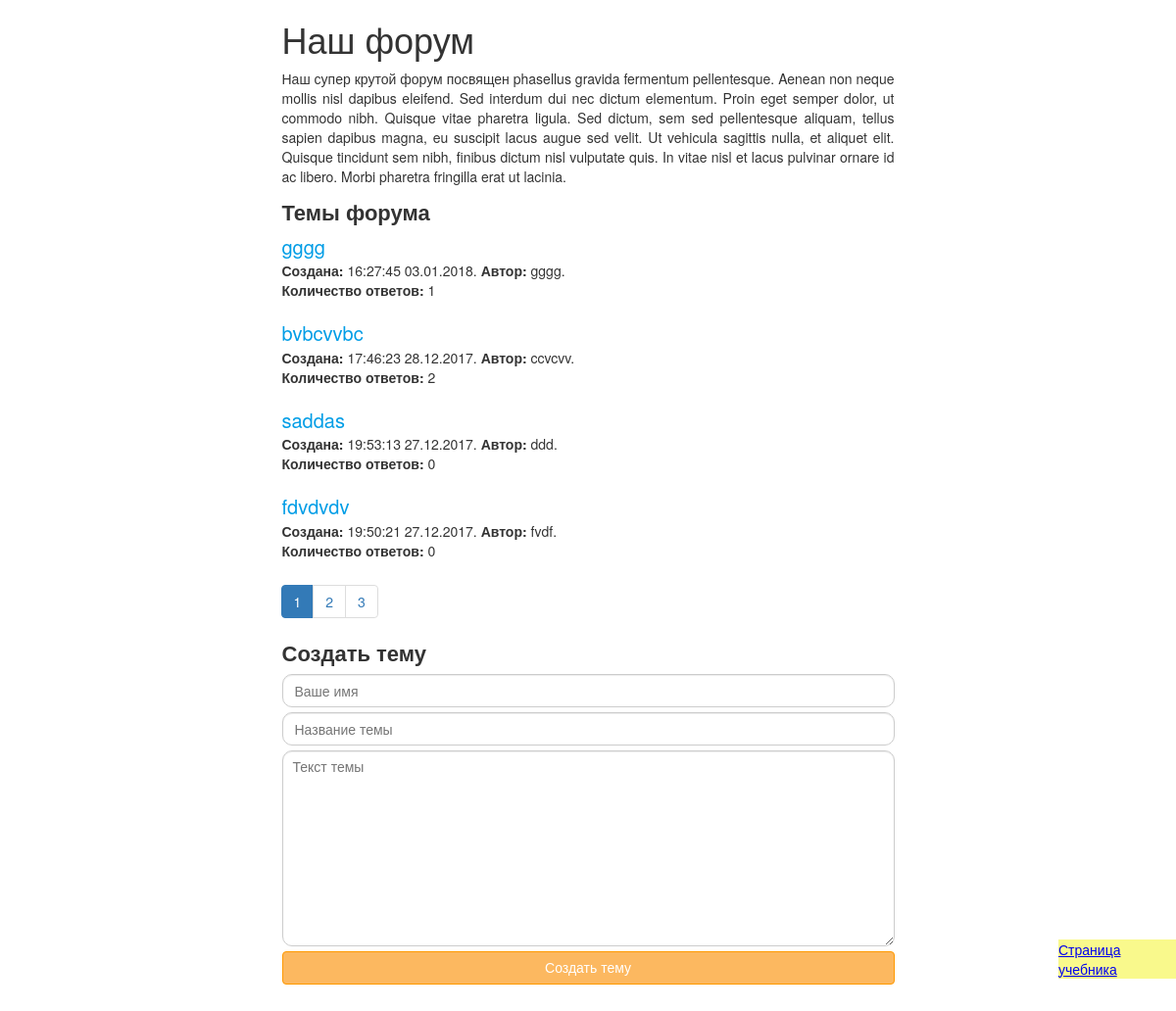
Screenshot of /mysql/forum.php with the database file from the repository.
### tables this page shows
CREATE TABLE `forum_themes` (
  `id` int(4) NOT NULL,
  `user_name` varchar(45) DEFAULT 'NULL',
  `theme_name` varchar(50) DEFAULT 'NULL',
  `message` varchar(4500) DEFAULT 'NULL',
  `time` int(11) DEFAULT '0'
);

### mysql/forum.php (the view, shortened to what this page needs)
<?php
if($_SERVER['DOCUMENT_ROOT'] === '/home/u784337761/public_html'){
	$myDbObj = new mysqli('localhost', 'u784337761_root', 'nSCtm9jplqVA', 'u784337761_test');
} elseif($_SERVER['DOCUMENT_ROOT'] === '/storage/ssd3/266/4204266/public_html'){
	$myDbObj = new mysqli('localhost', 'id4204266_root', 'asdaw_q32d213e', 'id4204266_test');
} else {
	$myDbObj = new mysqli('localhost', 'root', '', 'test');
}
$myDbObj->set_charset("utf8");
$showThemeList = true;
$showOneTheme = false;
$pName = '';
$pTopicName = '';
$pMessage = '';
if($showThemeList){
	$countMessageOnOnePage = 4;
	$k = $myDbObj->query("SELECT COUNT(1) FROM forum_themes");
	for ($res = []; $row = $k->fetch_assoc(); $res[] = $row);
	$pages = ceil($res[0]["COUNT(1)"]/$countMessageOnOnePage);
	$active_page = 1;
	$query = "	SELECT id, user_name, theme_name, time,
					(SELECT COUNT(1) FROM forum_answers
						WHERE forum_answers.id_of_theme = forum_themes.id ) AS 'count'
				FROM forum_themes ORDER BY time DESC LIMIT ?,?";
	$stmt = $myDbObj->prepare($query);
	$fromRecordNo = ($active_page*$countMessageOnOnePage)-$countMessageOnOnePage;
	$stmt->bind_param('ii', $fromRecordNo, $countMessageOnOnePage);
	if ($stmt->execute()){
		$stmt->bind_result($id, $uname, $tname, $time, $count);
		$arrk = [];
		for($i=1;$stmt->fetch();$i++){
			$arrk[$i]['id'] = $id;
			$arrk[$i]['uname'] = $uname;
			$arrk[$i]['tname'] = $tname;
			$arrk[$i]['time'] = $time;
			$arrk[$i]['count'] = $count;
		}
	} else {
		$info_message = '<div class="alert_error">Ошибка чтения записи.</div>';
	}
	$listOfThemes = '';
	foreach($arrk as $val){
		$listOfThemes .= '<div class="topic">';
		$listOfThemes .= '<p class="theme_name"><a href="?t='.$val['id'].'">'.$val['tname'].'</a></p>';
		$listOfThemes .= '<p class="theme_info"><span>Создана:</span> '.date('H:i:s d.m.Y',$val['time']).'. <span>Автор:</span> '.$val['uname'].'.</br>';
		$listOfThemes .= '<span>Количество ответов: </span>'.$val['count'].'</p></div>';
	}
}
$pagination = '<ul class="pagination">';
if($showThemeList){
	$pristavka = '';
} else {
	$pristavka = 't='.$_GET['t'];
}
if ($pages>5){
	if ($active_page<4){
		for ($i=1; $i<=4; $i++){
			if ($i == $active_page){
				$pagination .= '<li class="active"><a>'.$i.'</a></li>';
			} else {
				$pagination .= '<li><a href="?page='.$i.'&'.$pristavka.'">'.$i.'</a></li>';
			}
		}
		$pagination .= '<li><a href="?page=last" title="Последняя страница">»</a></li>';
	} elseif ($active_page>$pages-3){
		$pagination .='<li><a href="?page=first" title="Первая страница">«</a></li>';
		for ($i=$pages-3; $i<=$pages; $i++){
			if ($i == $active_page){
				$pagination .= '<li class="active"><a>'.$i.'</a></li>';
			} else {
				$pagination .= '<li><a href="?page='.$i.'&'.$pristavka.'">'.$i.'</a></li>';
			}
		}
	} else {
		$pagination .='<li><a href="?page=first" title="Первая страница">«</a></li>';
		for($i=$active_page-1; $i<=$active_page+1; $i++){
			if ($i == $active_page){
				$pagination .= '<li class="active"><a>'.$i.'</a></li>';
			} else {
				$pagination .= '<li><a href="?page='.$i.'&'.$pristavka.'">'.$i.'</a></li>';
			}
		}
		$pagination .= '<li><a href="?page=last" title="Последняя страница">»</a></li>';
	}
} else {
	for ($i=1; $i<=$pages; $i++){
			if ($i == $active_page){
				$pagination .= '<li class="active"><a>'.$i.'</a></li>';
			} else {
				$pagination .= '<li><a href="?page='.$i.'&'.$pristavka.'">'.$i.'</a></li>';
			}
		}
}
$pagination .= '</ul>';
?>
<!DOCTYPE html>
<html lang="ru">
<head>
   <link rel="stylesheet" href="styles.css" type="text/css"/>
</head>
<body >
	<div class="main">
		<div class="wrapper">
			<?php if($showThemeList){ ?>
			<h1>Наш форум</h1>
			<p>Наш супер крутой форум посвящен phasellus gravida fermentum pellentesque. Aenean non neque mollis nisl dapibus eleifend. Sed interdum dui nec dictum elementum. Proin eget semper dolor, ut commodo nibh. Quisque vitae pharetra ligula. Sed dictum, sem sed pellentesque aliquam, tellus sapien dapibus magna, eu suscipit lacus augue sed velit. Ut vehicula sagittis nulla, et aliquet elit. Quisque tincidunt sem nibh, finibus dictum nisl vulputate quis. In vitae nisl et lacus pulvinar ornare id ac libero. Morbi pharetra fringilla erat ut lacinia. </p>
			<h2>Темы форума</h2>
			<?=$listOfThemes?>
			<?=$pagination?>
			<h2>Создать тему</h2>
			<form action="" method="POST">
				<input class="form_control" name="name" placeholder="Ваше имя" value="<?=$pName?>">
				<input class="form_control" name="topic_name" placeholder="Название темы" value="<?=$pTopicName?>">
				<textarea class="form_control" name="message" placeholder="Текст темы"><?=$pMessage?></textarea>
				<button class="btn_submit" name="btn_submit_new" type="submit" value="1">Создать тему</button>
			</form>
			<?php } ?>
			</div>
		</div>
	<div style="position: fixed; top:90%; left:90%; z-index:9; background: #f9f98c;"><a href="http://theory.phphtml.net/tasks/php/practice/miniproekty-php-dlya-novichkov.html" target="_blank">Страница учебника</a></div>
</body>
</html>

### mysql/styles.css (style rules this page uses)
* { margin: 0; padding: 0; }
body { font-size: 14px; font-family: "Helvetica Neue", Helvetica, Arial, sans-serif; }
.main { padding: 0px; color: #333; }
h1 { font-size: 36px; font-weight: 500; line-height: 1.1; margin-top: 20px; margin-bottom: 10px; text-align: left; }
.wrapper { width: 625px; margin: 0px auto; padding: 0px; text-align: justify; }
.wrapper p { line-height: 1.42857143; font-size: 14px; box-sizing: border-box; }
.form_control { display: block; font-size: 14px; margin-bottom: 5px; box-sizing: border-box; width: 100%; height: 34px; padding: 6px 12px; line-height: 1.42857143; color: #555; background-color: #fff; border: 1px solid #ccc; border-radius: 10px; box-shadow: inset 0 1px 1px rgba(0, 0, 0, .075); box-sizing: border-box; transition: border-color ease-in-out .15s, box-shadow ease-in-out .15s; font-family: inherit; }
textarea.form_control { padding: 5px 10px; min-height: 200px; resize: vertical; height: auto; overflow: auto; }
.btn_submit { width: 100%; cursor: pointer; display: block; color: #fff; background-color: #fcb860; border: 1px solid #f90; padding: 6px 12px; margin-bottom: 60px; font-size: 14px; font-weight: normal; line-height: 1.42857143; text-align: center; white-space: nowrap; vertical-align: middle; border-radius: 4px; touch-action: manipulation; }
p>span { font-weight: bold; }
p.theme_name { margin: 0px 0px; font-size: 20px; }
h2 { font-size: 22px; margin-bottom: 6px; margin-top: 10px; }
div.topic { margin-bottom:20px; }
p.theme_name>a { text-decoration:none; color: #009de6; }
.pagination { display: inline-block; margin: 5px auto; border-radius: 4px; }
.pagination>li { display: inline; }
.pagination>li>a { position: relative; float: left; padding: 6px 12px; margin-left: -1px; line-height: 1.42857143; color: #337ab7; text-decoration: none; background-color: #fff; border: 1px solid #ddd; cursor: pointer; }
.pagination > li:last-child > a { border-top-right-radius: 4px; border-bottom-right-radius: 4px; }
.pagination > li:first-child > a { border-top-left-radius: 4px; border-bottom-left-radius: 4px; }
.pagination > li.active > a { color: #fff; cursor: default; background-color: #337ab7; border-color: #337ab7; }

### rows the page displays
forum_themes: tname "gggg", time "16:27:45 03.01.2018", uname "gggg", count "1"
forum_themes: theme_name "bvbcvvbc", time "17:46:23 28.12.2017", user_name "ccvcvv", count "2"
forum_themes: theme_name "saddas", time "19:53:13 27.12.2017", user_name "ddd", count "0"
forum_themes: theme_name "fdvdvdv", time "19:50:21 27.12.2017", user_name "fvdf", count "0"
